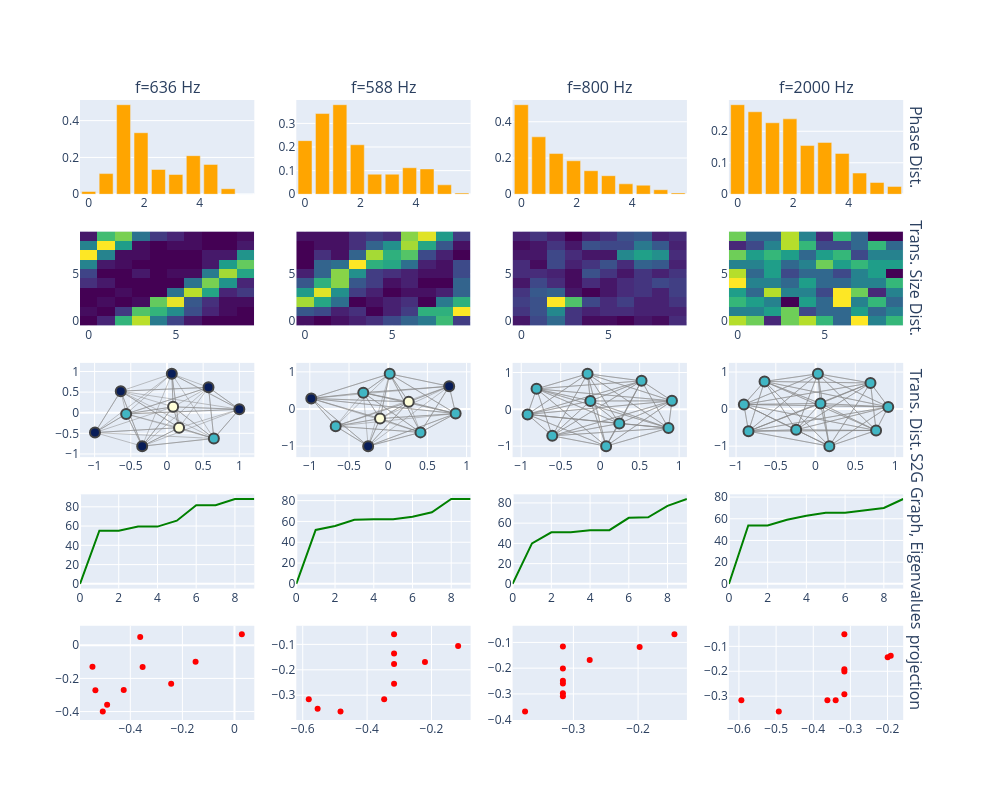

Source (notebook cell):
### Code cell
f_list = [636, 588, 800, 2000]
Q=10
F, T, Sxx, phase = ut.calc_spectrogram(data, fs, nperseg=fft_nperseg, percent_overlap=percent_overlap, window=window, remove_dc=remove_dc)

fig = make_subplots(rows=5, cols=len(f_list), column_titles=[f"f={f} Hz" for f in f_list], row_titles=["Phase Dist.", "Trans. Size Dist.", "Trans. Dist.", "S2G Graph, Eigenvalues", "projection"])
for ix, f in enumerate(f_list, start=1):
    f_ix = np.argmin(np.abs(F - f))
    f_phase = phase[f_ix, :]

    # distribution of delta phases
    delta_phase = np.diff(f_phase)
    delta_phase = np.abs(delta_phase)
    hist_delta, bin_edges_delta = np.histogram(delta_phase, bins=Q, range=(0, 2 * np.pi), density=True)
    fig.add_trace(go.Bar(x=bin_edges_delta[:-1], y=hist_delta, name='Delta Phase Distribution', marker_color='orange', showlegend=False), row=1, col=ix)

    # distribution of traqnsitions
    x_transitions = ut.get_s2g(f_phase, n_levels=Q)
    # x_transitions = ut.get_s2g(delta_phase, n_levels=Q)
    fig.add_trace(go.Heatmap(z=x_transitions, colorscale='Viridis', showscale=False), row=2, col=ix)

    # graph from S2G
    G = ut.get_s2g_graph(f_phase, n_levels=Q)
    fig_g = ut.draw_graph(G)
    for tr in fig_g.data:
                fig.add_trace(deepcopy(tr), row=3, col=ix)

    # graph eigenvalues
    D = np.diag(np.sum(x_transitions, axis=1))
    L = D - x_transitions
    eigenvalues = LA.eigvals(L)
    eigenvalues = np.real(eigenvalues)
    eigenvalues = np.sort(eigenvalues)
    n = 10
    fig.add_trace(go.Scatter(x=np.arange(n), y=eigenvalues[:n], mode='lines', name='Eigenvalues', marker_color='Green', showlegend=False), row=4, col=ix)

    # projection
    A = (x_transitions + x_transitions.T) / 2
    D = np.diag(np.sum(A, axis=1))
    L = D - A
    vals, vecs = LA.eig(L)
    vals = np.real(vals)
    vals = np.sort(vals)
    vecs = np.real(vecs)
    vecs = np.sort(vecs, axis=1)
    x = vecs[:, 1]
    y = vecs[:, 2]

    coords = np.column_stack((x, y))
    centroid = np.mean(coords, axis=0)
    distances = np.linalg.norm(coords - centroid, axis=1)
    mean_dist = np.mean(distances)
    std_dist = np.std(distances)
    cv = std_dist / mean_dist

    fig.add_trace(go.Scatter(x=x, y=y, mode='markers', name='Eigenvectors', marker_color='Red', showlegend=False), row=5, col=ix)
    print(f"f={f}, cv={cv.round(3)}, gap={vals[2] - vals[1]}")

fig.update_layout(height=800, width=1000)
# fig.write_image("/Users/itamarmerfeld/Projects/UATR/results/phase_distribution_analysis.pdf")
fig.show()

### Figure 1 — Plotly figure (JSON) as saved in the notebook; plotly's stock layout.template omitted (floating-point values rounded to 4 significant figures; data arrays with more than 128 entries replaced by an {"elided": "..."} marker saying what was removed)
{"data": [{"marker": {"color": "orange"}, "name": "Delta Phase Distribution", "showlegend": false, "type": "bar", "x": [0.0, 0.6283, 1.257, 1.885, 2.513, 3.142, 3.77, 4.398, 5.027, 5.655], "xaxis": "x", "y": [0.01497, 0.1123, 0.4864, 0.3343, 0.1347, 0.1073, 0.2095, 0.1621, 0.02994, 0.0], "yaxis": "y"}, {"colorscale": [[0, "#440154"], [0.1111, "#482878"], [0.2222, "#3e4989"], [0.3333, "#31688e"], [0.4444, "#26828e"], [0.5556, "#1f9e89"], [0.6667, "#35b779"], [0.7778, "#6ece58"], [0.8889, "#b5de2b"], [1, "#fde725"]], "showscale": false, "type": "heatmap", "xaxis": "x5", "yaxis": "y5", "z": [[0, 3, 19, 26, 12, 6, 2, 0, 0, 0], [1, 0, 5, 21, 19, 14, 7, 3, 1, 0], [0, 1, 0, 1, 22, 28, 8, 4, 1, 1], [0, 0, 1, 0, 0, 11, 26, 17, 3, 5], [4, 2, 0, 0, 0, 0, 11, 23, 15, 3], [6, 0, 0, 2, 0, 1, 1, 12, 25, 17], [13, 2, 1, 0, 0, 0, 0, 2, 16, 22], [29, 13, 1, 1, 0, 0, 0, 2, 2, 15], [13, 29, 16, 1, 0, 1, 1, 0, 0, 2], [2, 20, 23, 11, 5, 3, 1, 0, 0, 1]]}, {"line": {"color": "#888", "width": 0.5}, "mode": "lines", "showlegend": false, "type": "scatter", "x": {"elided": "198 float values"}, "xaxis": "x9", "y": {"elided": "198 float values"}, "yaxis": "y9"}, {"hoverinfo": "text", "marker": {"color": [6, 8, 8, 6, 6, 6, 6, 6, 7, 7], "colorbar": {"thickness": 15, "title": {"side": "right", "text": "Node Connections"}, "xanchor": "left"}, "colorscale": [[0, "rgb(255,255,217)"], [0.125, "rgb(237,248,177)"], [0.25, "rgb(199,233,180)"], [0.375, "rgb(127,205,187)"], [0.5, "rgb(65,182,196)"], [0.625, "rgb(29,145,192)"], [0.75, "rgb(34,94,168)"], [0.875, "rgb(37,52,148)"], [1, "rgb(8,29,88)"]], "line": {"width": 2}, "reversescale": true, "showscale": false, "size": 10}, "mode": "markers", "showlegend": false, "text": ["0", "1", "2", "3", "4", "5", "6", "7", "8", "9"], "type": "scatter", "x": [-0.6388, 0.1669, 0.08492, 1, -0.9951, 0.574, -0.3426, 0.06686, 0.6479, -0.564], "xaxis": "x9", "y": [0.5238, -0.3627, 0.1427, 0.08341, -0.4818, 0.6159, -0.8109, 0.9435, -0.625, -0.02881], "yaxis": "y9"}, {"marker": {"color": "Green"}, "mode": "lines", "name": "Eigenvalues", "showlegend": false, "type": "scatter", "x": [0, 1, 2, 3, 4, 5, 6, 7, 8, 9], "xaxis": "x13", "y": [-1.254e-14, 55.14, 55.14, 59.44, 59.44, 65.56, 81.59, 81.59, 88.05, 88.05], "yaxis": "y13"}, {"marker": {"color": "Red"}, "mode": "markers", "name": "Eigenvectors", "showlegend": false, "type": "scatter", "x": [-0.534, 0.02818, -0.362, -0.3527, -0.5057, -0.1493, -0.489, -0.5453, -0.2431, -0.4253], "xaxis": "x17", "y": [-0.2713, 0.0667, 0.04978, -0.1309, -0.3999, -0.09994, -0.3593, -0.1301, -0.2317, -0.2697], "yaxis": "y17"}, {"marker": {"color": "orange"}, "name": "Delta Phase Distribution", "showlegend": false, "type": "bar", "x": [0.0, 0.6283, 1.257, 1.885, 2.513, 3.142, 3.77, 4.398, 5.027, 5.655], "xaxis": "x2", "y": [0.227, 0.3418, 0.3792, 0.2095, 0.08482, 0.08482, 0.1123, 0.1073, 0.03991, 0.004989], "yaxis": "y2"}, {"colorscale": [[0, "#440154"], [0.1111, "#482878"], [0.2222, "#3e4989"], [0.3333, "#31688e"], [0.4444, "#26828e"], [0.5556, "#1f9e89"], [0.6667, "#35b779"], [0.7778, "#6ece58"], [0.8889, "#b5de2b"], [1, "#fde725"]], "showscale": false, "type": "heatmap", "xaxis": "x6", "yaxis": "y6", "z": [[1, 0, 1, 2, 3, 5, 7, 9, 15, 4], [6, 5, 2, 3, 0, 2, 4, 14, 14, 22], [19, 13, 8, 0, 1, 2, 3, 0, 9, 14], [12, 21, 11, 4, 2, 0, 1, 1, 2, 7], [6, 14, 18, 6, 4, 1, 2, 0, 0, 7], [2, 7, 18, 11, 4, 3, 2, 1, 1, 5], [0, 7, 8, 22, 14, 13, 8, 2, 1, 5], [0, 3, 1, 7, 19, 14, 16, 5, 2, 0], [0, 1, 1, 3, 7, 11, 19, 13, 6, 1], [1, 1, 1, 3, 4, 3, 18, 21, 12, 4]]}, {"line": {"color": "#888", "width": 0.5}, "mode": "lines", "showlegend": false, "type": "scatter", "x": {"elided": "237 float values"}, "xaxis": "x10", "y": {"elided": "237 float values"}, "yaxis": "y10"}, {"hoverinfo": "text", "marker": {"color": [8, 8, 7, 8, 7, 9, 8, 7, 8, 9], "colorbar": {"thickness": 15, "title": {"side": "right", "text": "Node Connections"}, "xanchor": "left"}, "colorscale": [[0, "rgb(255,255,217)"], [0.125, "rgb(237,248,177)"], [0.25, "rgb(199,233,180)"], [0.375, "rgb(127,205,187)"], [0.5, "rgb(65,182,196)"], [0.625, "rgb(29,145,192)"], [0.75, "rgb(34,94,168)"], [0.875, "rgb(37,52,148)"], [1, "rgb(8,29,88)"]], "line": {"width": 2}, "reversescale": true, "showscale": false, "size": 10}, "mode": "markers", "showlegend": false, "text": ["0", "1", "2", "3", "4", "5", "6", "7", "8", "9"], "type": "scatter", "x": [-0.6702, 0.01899, -0.9817, 0.4116, -0.2558, 0.2618, 0.8602, 0.7778, -0.3182, -0.1045], "xaxis": "x10", "y": [-0.4628, 0.9461, 0.2845, -0.6291, -1, 0.1918, -0.1228, 0.6118, 0.4387, -0.2582], "yaxis": "y10"}, {"marker": {"color": "Green"}, "mode": "lines", "name": "Eigenvalues", "showlegend": false, "type": "scatter", "x": [0, 1, 2, 3, 4, 5, 6, 7, 8, 9], "xaxis": "x14", "y": [9.076e-15, 51.88, 55.66, 61.69, 62.21, 62.21, 64.48, 68.77, 81.55, 81.55], "yaxis": "y14"}, {"marker": {"color": "Red"}, "mode": "markers", "name": "Eigenvectors", "showlegend": false, "type": "scatter", "x": [-0.1172, -0.3162, -0.5537, -0.3162, -0.4825, -0.2202, -0.5812, -0.3162, -0.3162, -0.347], "xaxis": "x18", "y": [-0.1063, -0.1776, -0.3532, -0.1361, -0.3643, -0.1696, -0.3162, -0.2549, -0.05994, -0.3162], "yaxis": "y18"}, {"marker": {"color": "orange"}, "name": "Delta Phase Distribution", "showlegend": false, "type": "bar", "x": [0.0, 0.6283, 1.257, 1.885, 2.513, 3.142, 3.77, 4.398, 5.027, 5.655], "xaxis": "x3", "y": [0.4939, 0.3168, 0.2245, 0.1846, 0.1297, 0.1023, 0.05738, 0.04989, 0.02495, 0.007484], "yaxis": "y3"}, {"colorscale": [[0, "#440154"], [0.1111, "#482878"], [0.2222, "#3e4989"], [0.3333, "#31688e"], [0.4444, "#26828e"], [0.5556, "#1f9e89"], [0.6667, "#35b779"], [0.7778, "#6ece58"], [0.8889, "#b5de2b"], [1, "#fde725"]], "showscale": false, "type": "heatmap", "xaxis": "x7", "yaxis": "y7", "z": [[3, 8, 12, 6, 2, 2, 1, 3, 2, 5], [6, 9, 16, 6, 4, 5, 5, 4, 4, 4], [7, 9, 33, 24, 8, 5, 7, 4, 4, 6], [6, 10, 11, 3, 1, 3, 5, 6, 4, 7], [3, 8, 5, 2, 5, 3, 5, 6, 8, 7], [5, 5, 4, 2, 9, 6, 3, 6, 4, 6], [5, 2, 8, 4, 6, 9, 5, 11, 10, 4], [3, 3, 8, 5, 3, 3, 16, 19, 17, 5], [2, 3, 6, 3, 9, 8, 8, 14, 10, 4], [4, 6, 4, 1, 4, 6, 9, 10, 4, 5]]}, {"line": {"color": "#888", "width": 0.5}, "mode": "lines", "showlegend": false, "type": "scatter", "x": {"elided": "270 float values"}, "xaxis": "x11", "y": {"elided": "270 float values"}, "yaxis": "y11"}, {"hoverinfo": "text", "marker": {"color": [9, 9, 9, 9, 9, 9, 9, 9, 9, 9], "colorbar": {"thickness": 15, "title": {"side": "right", "text": "Node Connections"}, "xanchor": "left"}, "colorscale": [[0, "rgb(255,255,217)"], [0.125, "rgb(237,248,177)"], [0.25, "rgb(199,233,180)"], [0.375, "rgb(127,205,187)"], [0.5, "rgb(65,182,196)"], [0.625, "rgb(29,145,192)"], [0.75, "rgb(34,94,168)"], [0.875, "rgb(37,52,148)"], [1, "rgb(8,29,88)"]], "line": {"width": 2}, "reversescale": true, "showscale": false, "size": 10}, "mode": "markers", "showlegend": false, "text": ["0", "1", "2", "3", "4", "5", "6", "7", "8", "9"], "type": "scatter", "x": [-0.6069, 0.9091, 0.2422, -0.1242, -0.9197, 0.07569, 0.5241, -0.8059, -0.1597, 0.8651], "xaxis": "x11", "y": [-0.7193, 0.2303, -0.3847, 0.2267, -0.1373, -1, 0.7733, 0.5564, 0.9635, -0.5089], "yaxis": "y11"}, {"marker": {"color": "Green"}, "mode": "lines", "name": "Eigenvalues", "showlegend": false, "type": "scatter", "x": [0, 1, 2, 3, 4, 5, 6, 7, 8, 9], "xaxis": "x15", "y": [0.0, 39.95, 50.97, 50.97, 53.09, 53.09, 65.23, 65.78, 77.09, 83.85], "yaxis": "y15"}, {"marker": {"color": "Red"}, "mode": "markers", "name": "Eigenvectors", "showlegend": false, "type": "scatter", "x": [-0.3162, -0.1976, -0.1438, -0.3747, -0.3162, -0.2748, -0.3162, -0.3162, -0.3162, -0.3162], "xaxis": "x19", "y": [-0.2484, -0.1176, -0.06812, -0.3685, -0.2974, -0.1684, -0.2012, -0.2598, -0.3093, -0.1156], "yaxis": "y19"}, {"marker": {"color": "orange"}, "name": "Delta Phase Distribution", "showlegend": false, "type": "bar", "x": [0.0, 0.6283, 1.257, 1.885, 2.513, 3.142, 3.77, 4.398, 5.027, 5.655], "xaxis": "x4", "y": [0.2844, 0.2619, 0.227, 0.2395, 0.1547, 0.1646, 0.1297, 0.06735, 0.03742, 0.02495], "yaxis": "y4"}, {"colorscale": [[0, "#440154"], [0.1111, "#482878"], [0.2222, "#3e4989"], [0.3333, "#31688e"], [0.4444, "#26828e"], [0.5556, "#1f9e89"], [0.6667, "#35b779"], [0.7778, "#6ece58"], [0.8889, "#b5de2b"], [1, "#fde725"]], "showscale": false, "type": "heatmap", "xaxis": "x8", "yaxis": "y8", "z": [[10, 9, 3, 9, 10, 8, 5, 11, 6, 8], [6, 6, 7, 9, 4, 5, 5, 7, 5, 6], [8, 7, 6, 2, 7, 5, 11, 6, 8, 5], [7, 5, 10, 6, 6, 4, 11, 9, 3, 6], [11, 6, 6, 5, 7, 5, 5, 6, 6, 8], [10, 5, 7, 4, 5, 5, 4, 6, 7, 2], [6, 6, 7, 5, 6, 9, 7, 8, 7, 7], [9, 7, 8, 7, 5, 7, 8, 4, 6, 6], [3, 4, 6, 10, 8, 4, 4, 5, 8, 5], [9, 5, 5, 10, 6, 3, 8, 5, 2, 2]]}, {"line": {"color": "#888", "width": 0.5}, "mode": "lines", "showlegend": false, "type": "scatter", "x": {"elided": "270 float values"}, "xaxis": "x12", "y": {"elided": "270 float values"}, "yaxis": "y12"}, {"hoverinfo": "text", "marker": {"color": [9, 9, 9, 9, 9, 9, 9, 9, 9, 9], "colorbar": {"thickness": 15, "title": {"side": "right", "text": "Node Connections"}, "xanchor": "left"}, "colorscale": [[0, "rgb(255,255,217)"], [0.125, "rgb(237,248,177)"], [0.25, "rgb(199,233,180)"], [0.375, "rgb(127,205,187)"], [0.5, "rgb(65,182,196)"], [0.625, "rgb(29,145,192)"], [0.75, "rgb(34,94,168)"], [0.875, "rgb(37,52,148)"], [1, "rgb(8,29,88)"]], "line": {"width": 2}, "reversescale": true, "showscale": false, "size": 10}, "mode": "markers", "showlegend": false, "text": ["0", "1", "2", "3", "4", "5", "6", "7", "8", "9"], "type": "scatter", "x": [0.6906, 0.02961, -0.6418, -0.2439, -0.8435, 0.1734, 0.7613, 0.06174, -0.9017, 0.9141], "xaxis": "x12", "y": [0.7039, 0.9501, 0.745, -0.5586, -0.5962, -1, -0.5776, 0.1509, 0.1239, 0.05862], "yaxis": "y12"}, {"marker": {"color": "Green"}, "mode": "lines", "name": "Eigenvalues", "showlegend": false, "type": "scatter", "x": [0, 1, 2, 3, 4, 5, 6, 7, 8, 9], "xaxis": "x16", "y": [1.021e-15, 53.82, 53.82, 59.09, 62.81, 65.6, 65.6, 68.07, 69.99, 78.2], "yaxis": "y16"}, {"marker": {"color": "Red"}, "mode": "markers", "name": "Eigenvectors", "showlegend": false, "type": "scatter", "x": [-0.1914, -0.1996, -0.4928, -0.3162, -0.3162, -0.5935, -0.3162, -0.3397, -0.3162, -0.3619], "xaxis": "x20", "y": [-0.138, -0.1438, -0.3616, -0.1922, -0.2927, -0.3162, -0.2006, -0.3162, -0.05126, -0.3162], "yaxis": "y20"}], "layout": {"annotations": [{"font": {"size": 16}, "showarrow": false, "text": "f=636 Hz", "x": 0.1037, "xanchor": "center", "xref": "paper", "y": 1, "yanchor": "bottom", "yref": "paper"}, {"font": {"size": 16}, "showarrow": false, "text": "f=588 Hz", "x": 0.3612, "xanchor": "center", "xref": "paper", "y": 1, "yanchor": "bottom", "yref": "paper"}, {"font": {"size": 16}, "showarrow": false, "text": "f=800 Hz", "x": 0.6188, "xanchor": "center", "xref": "paper", "y": 1, "yanchor": "bottom", "yref": "paper"}, {"font": {"size": 16}, "showarrow": false, "text": "f=2000 Hz", "x": 0.8762, "xanchor": "center", "xref": "paper", "y": 1, "yanchor": "bottom", "yref": "paper"}, {"font": {"size": 16}, "showarrow": false, "text": "Phase Dist.", "textangle": 90, "x": 0.98, "xanchor": "left", "xref": "paper", "y": 0.924, "yanchor": "middle", "yref": "paper"}, {"font": {"size": 16}, "showarrow": false, "text": "Trans. Size Dist.", "textangle": 90, "x": 0.98, "xanchor": "left", "xref": "paper", "y": 0.712, "yanchor": "middle", "yref": "paper"}, {"font": {"size": 16}, "showarrow": false, "text": "Trans. Dist.", "textangle": 90, "x": 0.98, "xanchor": "left", "xref": "paper", "y": 0.5, "yanchor": "middle", "yref": "paper"}, {"font": {"size": 16}, "showarrow": false, "text": "S2G Graph, Eigenvalues", "textangle": 90, "x": 0.98, "xanchor": "left", "xref": "paper", "y": 0.288, "yanchor": "middle", "yref": "paper"}, {"font": {"size": 16}, "showarrow": false, "text": "projection", "textangle": 90, "x": 0.98, "xanchor": "left", "xref": "paper", "y": 0.076, "yanchor": "middle", "yref": "paper"}], "height": 800, "width": 1000, "xaxis": {"anchor": "y", "domain": [0, 0.2075]}, "xaxis10": {"anchor": "y10", "domain": [0.2575, 0.465]}, "xaxis11": {"anchor": "y11", "domain": [0.515, 0.7225]}, "xaxis12": {"anchor": "y12", "domain": [0.7725, 0.98]}, "xaxis13": {"anchor": "y13", "domain": [0, 0.2075]}, "xaxis14": {"anchor": "y14", "domain": [0.2575, 0.465]}, "xaxis15": {"anchor": "y15", "domain": [0.515, 0.7225]}, "xaxis16": {"anchor": "y16", "domain": [0.7725, 0.98]}, "xaxis17": {"anchor": "y17", "domain": [0, 0.2075]}, "xaxis18": {"anchor": "y18", "domain": [0.2575, 0.465]}, "xaxis19": {"anchor": "y19", "domain": [0.515, 0.7225]}, "xaxis2": {"anchor": "y2", "domain": [0.2575, 0.465]}, "xaxis20": {"anchor": "y20", "domain": [0.7725, 0.98]}, "xaxis3": {"anchor": "y3", "domain": [0.515, 0.7225]}, "xaxis4": {"anchor": "y4", "domain": [0.7725, 0.98]}, "xaxis5": {"anchor": "y5", "domain": [0, 0.2075]}, "xaxis6": {"anchor": "y6", "domain": [0.2575, 0.465]}, "xaxis7": {"anchor": "y7", "domain": [0.515, 0.7225]}, "xaxis8": {"anchor": "y8", "domain": [0.7725, 0.98]}, "xaxis9": {"anchor": "y9", "domain": [0, 0.2075]}, "yaxis": {"anchor": "x", "domain": [0.848, 1]}, "yaxis10": {"anchor": "x10", "domain": [0.424, 0.576]}, "yaxis11": {"anchor": "x11", "domain": [0.424, 0.576]}, "yaxis12": {"anchor": "x12", "domain": [0.424, 0.576]}, "yaxis13": {"anchor": "x13", "domain": [0.212, 0.364]}, "yaxis14": {"anchor": "x14", "domain": [0.212, 0.364]}, "yaxis15": {"anchor": "x15", "domain": [0.212, 0.364]}, "yaxis16": {"anchor": "x16", "domain": [0.212, 0.364]}, "yaxis17": {"anchor": "x17", "domain": [0, 0.152]}, "yaxis18": {"anchor": "x18", "domain": [0, 0.152]}, "yaxis19": {"anchor": "x19", "domain": [0, 0.152]}, "yaxis2": {"anchor": "x2", "domain": [0.848, 1]}, "yaxis20": {"anchor": "x20", "domain": [0, 0.152]}, "yaxis3": {"anchor": "x3", "domain": [0.848, 1]}, "yaxis4": {"anchor": "x4", "domain": [0.848, 1]}, "yaxis5": {"anchor": "x5", "domain": [0.636, 0.788]}, "yaxis6": {"anchor": "x6", "domain": [0.636, 0.788]}, "yaxis7": {"anchor": "x7", "domain": [0.636, 0.788]}, "yaxis8": {"anchor": "x8", "domain": [0.636, 0.788]}, "yaxis9": {"anchor": "x9", "domain": [0.424, 0.576]}}}
